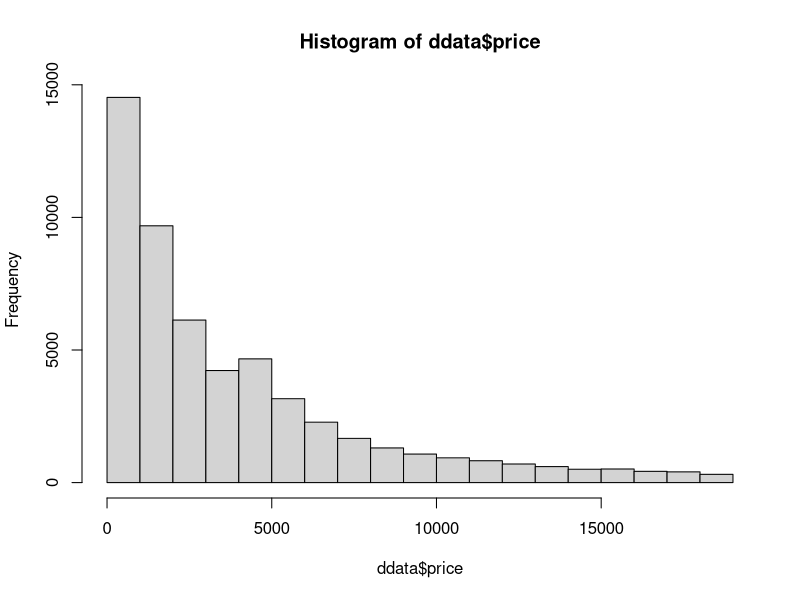
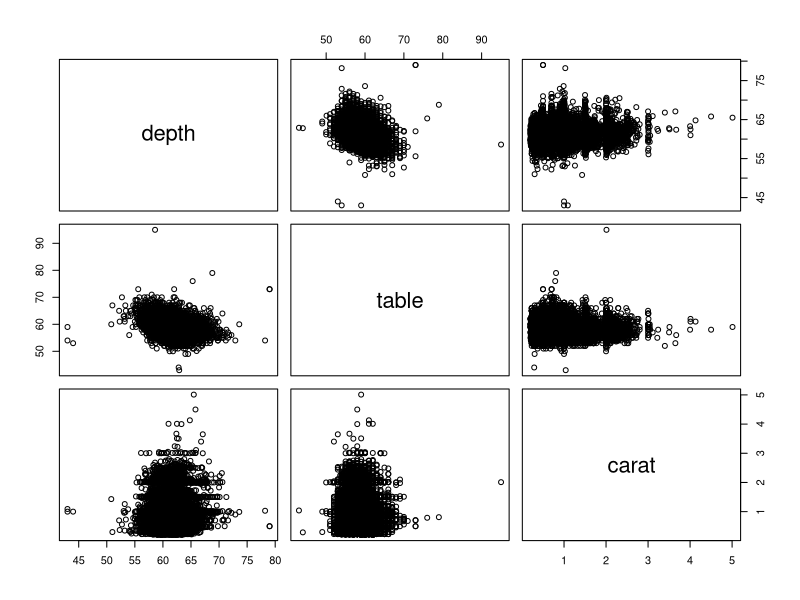
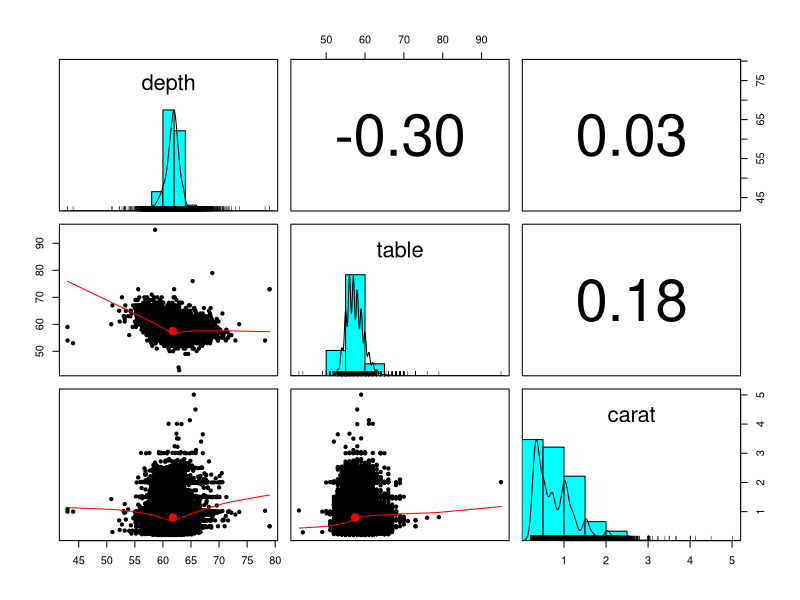

The R script that drew these images, in order: (Note: this script raises an error after producing the figures.)

#import the data
library(ggplot2)
ddata=diamonds
str(ddata)
# The carata is used for the predition of price 
# prediction is based on the strength of carat
summary(ddata$carat)
# the mean is greater than median so it is a right skewed distribution as confirmed by histogram 
hist(ddata$price)
# matrice de correlation des variables entre elles 
# correlation matrix
cor(ddata[c("depth","table","carat")])
# la plus forte correlation est entre depth et price 
# the strongest correlation is between depth and price
pairs(ddata[c("depth","table","carat")])
# install package psych
library(psych)
pairs.panels(ddata[c("depth", "table", "carat")])
# building the model (linear regression)
diamond_model<-lm(price~x+y+z+depth+table+carat,ddata)
# or 
dat_model<-lm(price~ .,ddata)
summary(dat_model)
# chaque coeff sous le nom de la variable indique l'increment de charge pour une augmentation
# de 1 de la variable ex pour age +1 = 256$ de charges supp 
# under each coefficient you get an indication how much increment of predicted variable correspond increment of 1 of the 
# of the variable influencing prediction
# now we seperate in two part the dataset we take 75% of lines for train, remaining for test
dat_model2<-ddata[1:1100,]
dat_test2<-ddata[1101:1338,]
dat_train2<-dat_model2
dat_model2<-lm(price~x+y+z+depth+table,dat_train2)
dat_pred<-predict(dat_model2,dat_test2)
# we check model performance prediction and charges in test should be highly correlated if model is good
cor(dat_test2$price,dat_pred)
head(dat_pred)
head(ins_test2$charges)
# to compare side by side prediction and real data in test
comparaison<-cbind(dat_test2$price,dat_pred)
dat_model2
